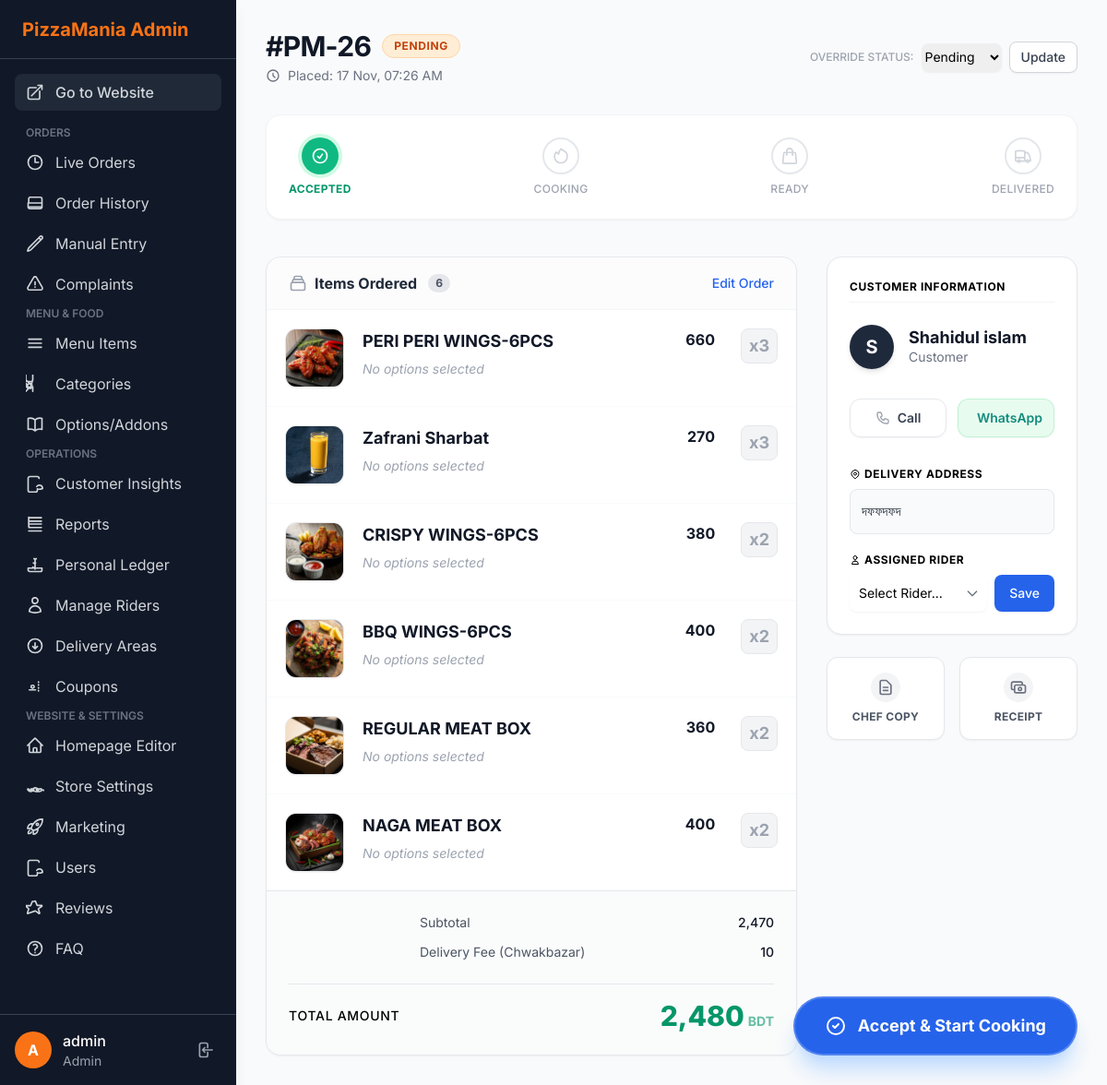
The app's page /admin/order_details.php?id=26 (signed in) with its own data.
### tables this page shows
CREATE TABLE IF NOT EXISTS `orders` (
  `id` int NOT NULL AUTO_INCREMENT,
  `customer_name` varchar(100) NOT NULL,
  `customer_phone` varchar(50) NOT NULL,
  `customer_address` text NOT NULL,
  `order_note` text,
  `delivery_area_id` int NOT NULL,
  `subtotal` decimal(10,0) NOT NULL,
  `delivery_fee` decimal(10,0) NOT NULL,
  `delivery_adjustment` decimal(10,0) NOT NULL DEFAULT '0',
  `total_amount` decimal(10,0) NOT NULL,
  `order_status` enum('Pending','Preparing','Ready','Delivered','Cancelled') NOT NULL DEFAULT 'Pending',
  `order_time` timestamp NOT NULL DEFAULT CURRENT_TIMESTAMP,
  `rider_name` varchar(100) DEFAULT NULL,
  `coupon_id` int DEFAULT NULL,
  `discount_type` enum('none','percentage','fixed') NOT NULL DEFAULT 'none',
  `discount_amount` decimal(10,0) NOT NULL DEFAULT '0',
  PRIMARY KEY (`id`),
  KEY `delivery_area_id` (`delivery_area_id`),
  KEY `fk_order_coupon` (`coupon_id`)
);

CREATE TABLE IF NOT EXISTS `order_items` (
  `id` int NOT NULL AUTO_INCREMENT,
  `order_id` int NOT NULL,
  `menu_item_id` int DEFAULT NULL,
  `quantity` int NOT NULL,
  `base_price` decimal(10,0) NOT NULL,
  `total_price` decimal(10,0) NOT NULL,
  PRIMARY KEY (`id`),
  KEY `order_id` (`order_id`),
  KEY `menu_item_id` (`menu_item_id`)
);

CREATE TABLE IF NOT EXISTS `delivery_areas` (
  `id` int NOT NULL AUTO_INCREMENT,
  `area_name` varchar(150) NOT NULL,
  `base_charge` decimal(10,0) NOT NULL,
  `is_active` tinyint(1) NOT NULL DEFAULT '1',
  PRIMARY KEY (`id`)
);

### admin/order_details.php (the view, shortened to what the rows shown need)
<?php
require_once('header.php');
$order_id = (int)($_GET['id'] ?? 0);
$stmt = $db->prepare("SELECT o.*, da.area_name, da.base_charge FROM orders o LEFT JOIN delivery_areas da ON o.delivery_area_id = da.id WHERE o.id = ?");
$stmt->bind_param('i', $order_id);
$stmt->execute();
$order = $stmt->get_result()->fetch_assoc();
$items = [];
$stmt = $db->prepare("SELECT * FROM order_items WHERE order_id = ?");
$stmt->bind_param('i', $order_id);
$stmt->execute();
$res = $stmt->get_result();
while ($row = $res->fetch_assoc()) {
    $img_q = $db->query("SELECT image, name FROM menu_items WHERE id = {$row['menu_item_id']}");
    $img_data = $img_q->fetch_assoc();
    $row['image'] = $img_data['image'] ?? '';
    $row['real_name'] = $img_data['name'] ?? '[Deleted]';
    $opts = [];
    $row['opts'] = $opts;
    $items[] = $row;
}
$badge_colors = [
    'Pending' => 'bg-orange-100 text-orange-700 border-orange-200',
    'Preparing' => 'bg-blue-100 text-blue-700 border-blue-200',
    'Ready' => 'bg-purple-100 text-purple-700 border-purple-200',
    'Delivered' => 'bg-emerald-100 text-emerald-700 border-emerald-200',
    'Cancelled' => 'bg-red-100 text-red-700 border-red-200',
];
$status_badge_class = $badge_colors[$order['order_status']] ?? 'bg-gray-100 text-gray-700 border-gray-200';
$next_action = '';
$btn_color = 'bg-orange-500 hover:bg-orange-600';
if ($order['order_status'] == 'Pending') {
    $next_action = 'Accept & Start Cooking';
    $btn_color = 'bg-blue-600 hover:bg-blue-700 shadow-blue-200';
} elseif ($order['order_status'] == 'Preparing') {
    $next_action = 'Mark Ready for Pickup';
    $next_status = 'Ready';
    $btn_color = 'bg-purple-600 hover:bg-purple-700 shadow-purple-200';
} elseif ($order['order_status'] == 'Ready') {
    $next_action = 'Mark as Delivered';
    $next_status = 'Delivered';
    $btn_color = 'bg-emerald-600 hover:bg-emerald-700 shadow-emerald-200';
}
?>
<div class="flex flex-col md:flex-row md:items-center justify-between gap-4 mb-8">
    <div>
        <div class="flex items-center gap-3">
            <h1 class="text-3xl font-bold text-gray-900 tracking-tight">#PM-<?php echo $order['id']; ?></h1>
            <span class="px-3 py-1 rounded-full text-xs font-bold border uppercase tracking-wider <?php echo $status_badge_class; ?>">
                <?php echo $order['order_status']; ?>
            </span>
        </div>
        <div class="flex items-center text-sm text-gray-500 mt-1 gap-2">
            <svg class="w-4 h-4" fill="none" stroke="currentColor" viewBox="0 0 24 24"><path stroke-linecap="round" stroke-linejoin="round" stroke-width="2" d="M12 8v4l3 3m6-3a9 9 0 11-18 0 9 9 0 0118 0z"></path></svg>
            Placed: <?php echo date('d M, h:i A', strtotime($order['order_time'])); ?>
        </div>
    </div>
    <form method="POST" class="flex gap-2 items-center">
        <span class="text-xs font-medium text-gray-400 uppercase">Override Status:</span>
        <select name="new_status" class="text-sm border-gray-300 rounded-lg shadow-sm focus:border-gray-500 focus:ring-gray-500 py-1.5">
            <option value="Pending" <?php echo ($order['order_status']=='Pending')?'selected':''; ?>>Pending</option>
        </select>
        <button type="submit" name="update_status" class="bg-white hover:bg-gray-50 text-gray-700 px-3 py-1.5 rounded-lg text-sm font-medium border border-gray-300 shadow-sm transition-colors">Update</button>
    </form>
</div>
<div class="grid grid-cols-1 lg:grid-cols-3 gap-8">
    <div class="lg:col-span-2 space-y-6">
        <div class="bg-white rounded-2xl shadow-sm border border-gray-200 overflow-hidden">
            <div class="px-6 py-4 border-b border-gray-100 flex justify-between items-center bg-gray-50/50">
                <h2 class="font-bold text-gray-800 flex items-center gap-2">
                    Items Ordered <span class="bg-gray-200 text-gray-600 text-xs py-0.5 px-2 rounded-full ml-1"><?php echo count($items); ?></span>
                </h2>
            </div>
            <div class="divide-y divide-gray-50">
                <?php foreach ($items as $item):
                    $img_src = !empty($item['image']) ? BASE_URL . $item['image'] : 'https://placehold.co/100x100/EFEFEF/AAAAAA?text=No+Image';
                ?>
                <div class="p-5 hover:bg-gray-50 transition-colors flex items-start gap-5">
                    <div class="w-16 h-16 rounded-xl bg-gray-100 flex-shrink-0 overflow-hidden border border-gray-200 shadow-sm">
                        <img src="<?php echo e($img_src); ?>" class="w-full h-full object-cover" alt="Item">
                    </div>
                    <div class="flex-1 min-w-0">
                        <div class="flex justify-between items-start">
                            <h3 class="font-bold text-gray-900 text-lg truncate pr-4"><?php echo e($item['real_name']); ?></h3>
                            <span class="font-bold text-gray-900 whitespace-nowrap"><?php echo number_format($item['total_price'], 0); ?></span>
                        </div>
                        <div class="mt-1.5 flex flex-wrap gap-2">
                            <?php if (!empty($item['opts'])): ?>
                                <?php foreach ($item['opts'] as $opt): ?>
                                <span class="inline-flex items-center px-2.5 py-0.5 rounded-md text-xs font-medium bg-orange-50 text-orange-700 border border-orange-100">
                                    <?php echo e($opt['option_name']); ?> (+<?php echo number_format($opt['option_price'], 0); ?>)
                                </span>
                                <?php endforeach; ?>
                            <?php else: ?>
                                <span class="text-sm text-gray-400 italic">No options selected</span>
                            <?php endif; ?>
                        </div>
                    </div>
                    <div class="text-lg font-bold text-gray-400 ml-2 bg-gray-100 px-2 py-1 rounded-lg border border-gray-200">x<?php echo $item['quantity']; ?></div>
                </div>
                <?php endforeach; ?>
            </div>
            <div class="bg-gray-50/80 p-6 border-t border-gray-200">
                <div class="space-y-3 text-sm text-gray-600 max-w-sm ml-auto">
                    <div class="flex justify-between"><span>Subtotal</span><span class="font-medium text-gray-900"><?php echo number_format($order['subtotal'], 0); ?></span></div>
                    <div class="flex justify-between">
                        <span>Delivery Fee (<?php echo e($order['area_name']); ?>)</span>
                        <span class="font-medium text-gray-900"><?php echo number_format($order['delivery_fee'], 0); ?></span>
                    </div>
                </div>
                <div class="mt-6 pt-4 border-t border-gray-200 flex justify-between items-center">
                    <div class="text-sm font-medium text-black-500 uppercase tracking-wider">Total Amount</div>
                    <div class="font-extrabold text-3xl text-emerald-600 flex items-baseline gap-1">
                        <?php echo number_format($order['total_amount'], 0); ?> <span class="text-sm font-bold text-emerald-600/60">BDT</span>
                    </div>
                </div>
            </div>
        </div>
    </div>
    <div class="space-y-6">
        <div class="bg-white rounded-2xl shadow-sm border border-gray-200 p-6">
            <div class="flex items-center gap-4 mb-8">
                <div class="w-12 h-12 rounded-full bg-slate-800 text-white flex items-center justify-center font-bold text-xl shadow-md">
                    <?php echo strtoupper(substr($order['customer_name'], 0, 1)); ?>
                </div>
                <div>
                    <p class="font-bold text-gray-900 text-lg leading-tight"><?php echo e($order['customer_name']); ?></p>
                    <p class="text-sm text-gray-500">Customer</p>
                </div>
            </div>
            <div class="space-y-5">
                <div>
                    <label class="text-xs text-black font-bold uppercase tracking-wider flex items-center gap-1 mb-2">
    Delivery Address
</label>
                    <div class="bg-gray-50 p-3 rounded-lg border border-gray-200 text-sm text-gray-800 leading-relaxed">
                        <?php echo e($order['customer_address']); ?>
                    </div>
                </div>
            </div>
        </div>
    </div>
</div>
<?php if (!empty($next_action)): ?>
<div class="hidden md:block fixed bottom-8 right-8 z-40">
    <form method="POST">
        <button type="submit" name="update_status" class="<?php echo $btn_color; ?> text-white font-bold py-4 px-8 rounded-full shadow-xl hover:shadow-2xl hover:scale-105 transition transform flex items-center gap-3 text-lg border-2 border-white/20">
            <svg class="w-6 h-6" fill="none" stroke="currentColor" viewBox="0 0 24 24"><path stroke-linecap="round" stroke-linejoin="round" stroke-width="2" d="M9 12l2 2 4-4m6 2a9 9 0 11-18 0 9 9 0 0118 0z"></path></svg>
            <?php echo $next_action; ?>
        </button>
    </form>
</div>
<?php endif; ?>
<?php require_once('footer.php'); ?>

### records on screen
orders: id "26", order_status "PENDING", order_time "17 Nov, 07:26 AM", new_status "Pending", subtotal "2,470", delivery_area.area_name "Chwakbazar", delivery_fee "10", total_amount "2,480", customer_name "S", customer_name "Shahidul islam", customer_address "দফফদফদ", order_status "Accept & Start Cooking"
order_items: shows a picture, real_name "PERI PERI WINGS-6PCS", total_price "660", quantity "3"
order_items: shows a picture, real_name "Zafrani Sharbat", total_price "270", quantity "3"
order_items: shows a picture, real_name "CRISPY WINGS-6PCS", total_price "380", quantity "2"
order_items: shows a picture, real_name "BBQ WINGS-6PCS", total_price "400", quantity "2"
order_items: shows a picture, real_name "REGULAR MEAT BOX", total_price "360", quantity "2"
order_items: shows a picture, real_name "NAGA MEAT BOX", total_price "400", quantity "2"

### other values on screen
$user_initial "A"
$username "admin"
$user_role "Admin"
$data['label'] "ACCEPTED"
$data['label'] "COOKING"
$data['label'] "READY"
$data['label'] "DELIVERED"
count($items) "6"
